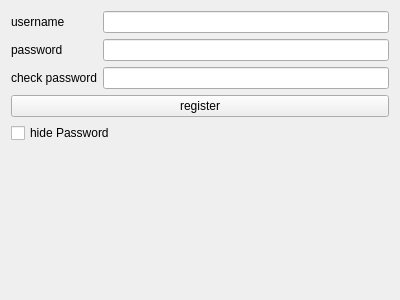
<?xml version="1.0" encoding="UTF-8"?>
<ui version="4.0">
 <class>registerWidget</class>
 <widget class="QWidget" name="registerWidget">
  <property name="geometry">
   <rect>
    <x>0</x>
    <y>0</y>
    <width>400</width>
    <height>300</height>
   </rect>
  </property>
  <property name="windowTitle">
   <string>Form</string>
  </property>
  <layout class="QVBoxLayout" name="verticalLayout">
   <item>
    <layout class="QGridLayout" name="gridLayout">
     <item row="0" column="0">
      <widget class="QLabel" name="userNameLabel">
       <property name="text">
        <string>username</string>
       </property>
      </widget>
     </item>
     <item row="0" column="1">
      <widget class="QLineEdit" name="nameLineEdit"/>
     </item>
     <item row="1" column="0">
      <widget class="QLabel" name="passwordLabel">
       <property name="text">
        <string>password</string>
       </property>
      </widget>
     </item>
     <item row="1" column="1">
      <widget class="QLineEdit" name="passwordLineEdit"/>
     </item>
     <item row="2" column="0">
      <widget class="QLabel" name="checkLabel">
       <property name="text">
        <string>check password</string>
       </property>
      </widget>
     </item>
     <item row="2" column="1">
      <widget class="QLineEdit" name="checkLineEdit"/>
     </item>
    </layout>
   </item>
   <item>
    <widget class="QPushButton" name="pushButton">
     <property name="text">
      <string>register</string>
     </property>
    </widget>
   </item>
   <item>
    <widget class="QCheckBox" name="checkBox">
     <property name="text">
      <string>hide Password</string>
     </property>
    </widget>
   </item>
   <item>
    <widget class="QLabel" name="resLabel">
     <property name="text">
      <string/>
     </property>
     <property name="alignment">
      <set>Qt::AlignCenter</set>
     </property>
    </widget>
   </item>
  </layout>
 </widget>
 <resources/>
 <connections/>
</ui>
